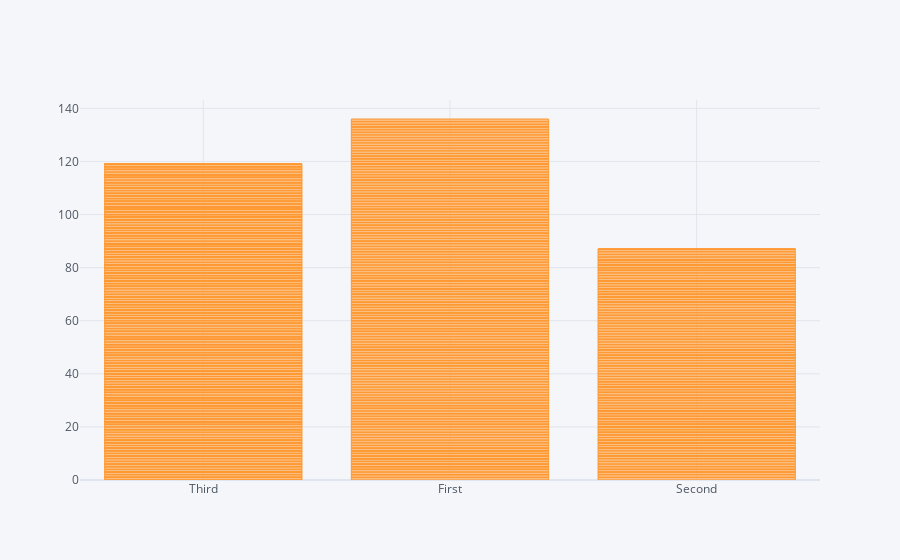

Notebook cell for this chart:
### Markdown cell above
* 여자가 남자보다 생존자 수 가 많다.

### Code cell
titanic.iplot(kind='bar',x='class', y='survived')

### Figure 1 — Plotly figure (JSON) as saved in the notebook; plotly's stock layout.template omitted (floating-point values rounded to 4 significant figures; data arrays with more than 128 entries replaced by an {"elided": "..."} marker saying what was removed)
{"data": [{"marker": {"color": "rgba(255, 153, 51, 0.6)", "line": {"color": "rgba(255, 153, 51, 1.0)", "width": 1}}, "name": "survived", "orientation": "v", "text": "", "type": "bar", "x": {"elided": "891 str values"}, "y": {"elided": "891 int values"}}], "layout": {"legend": {"bgcolor": "#F5F6F9", "font": {"color": "#4D5663"}}, "paper_bgcolor": "#F5F6F9", "plot_bgcolor": "#F5F6F9", "title": {"font": {"color": "#4D5663"}}, "xaxis": {"gridcolor": "#E1E5ED", "showgrid": true, "tickfont": {"color": "#4D5663"}, "title": {"font": {"color": "#4D5663"}, "text": ""}, "zerolinecolor": "#E1E5ED"}, "yaxis": {"gridcolor": "#E1E5ED", "showgrid": true, "tickfont": {"color": "#4D5663"}, "title": {"font": {"color": "#4D5663"}, "text": ""}, "zerolinecolor": "#E1E5ED"}}}
